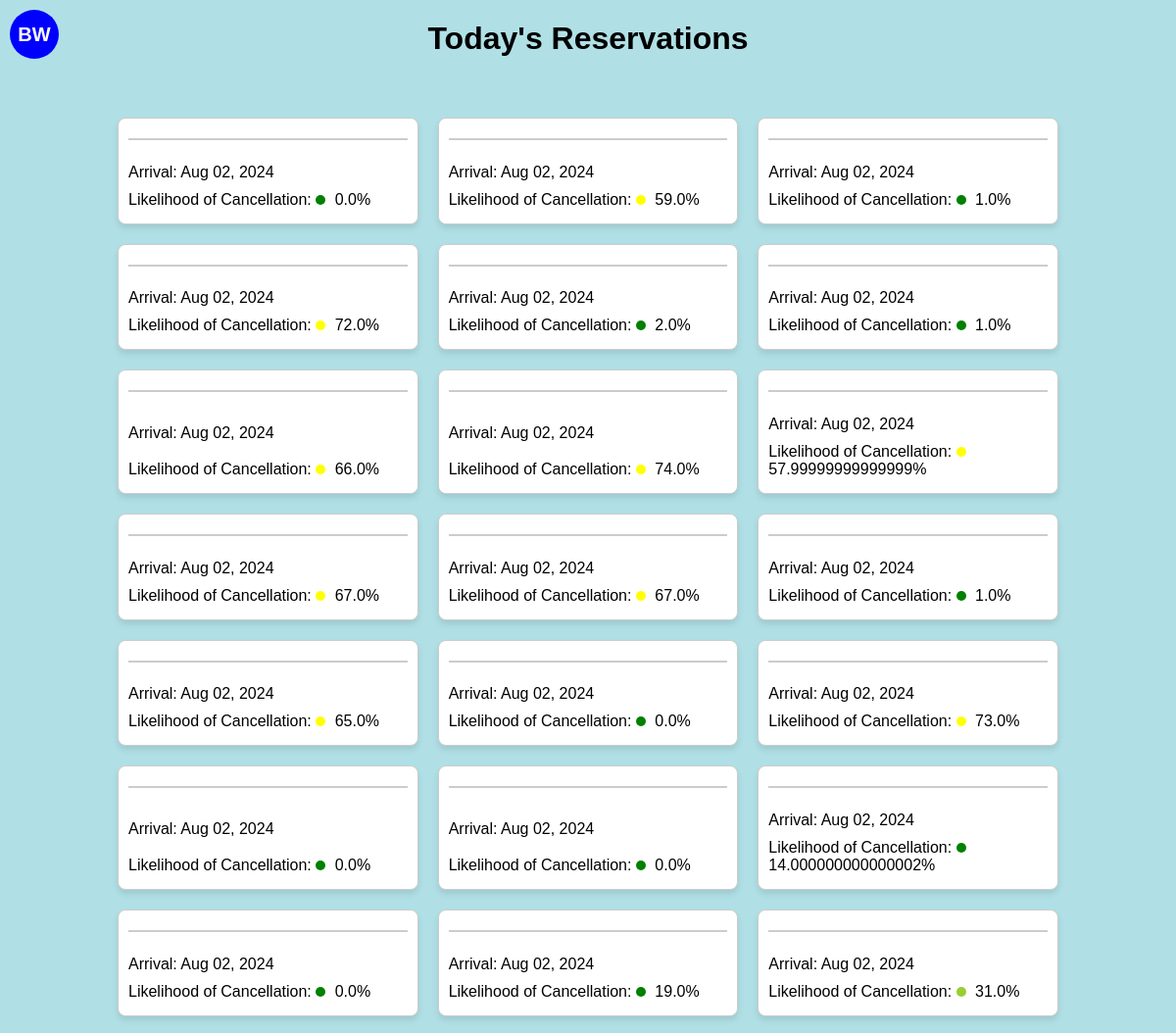
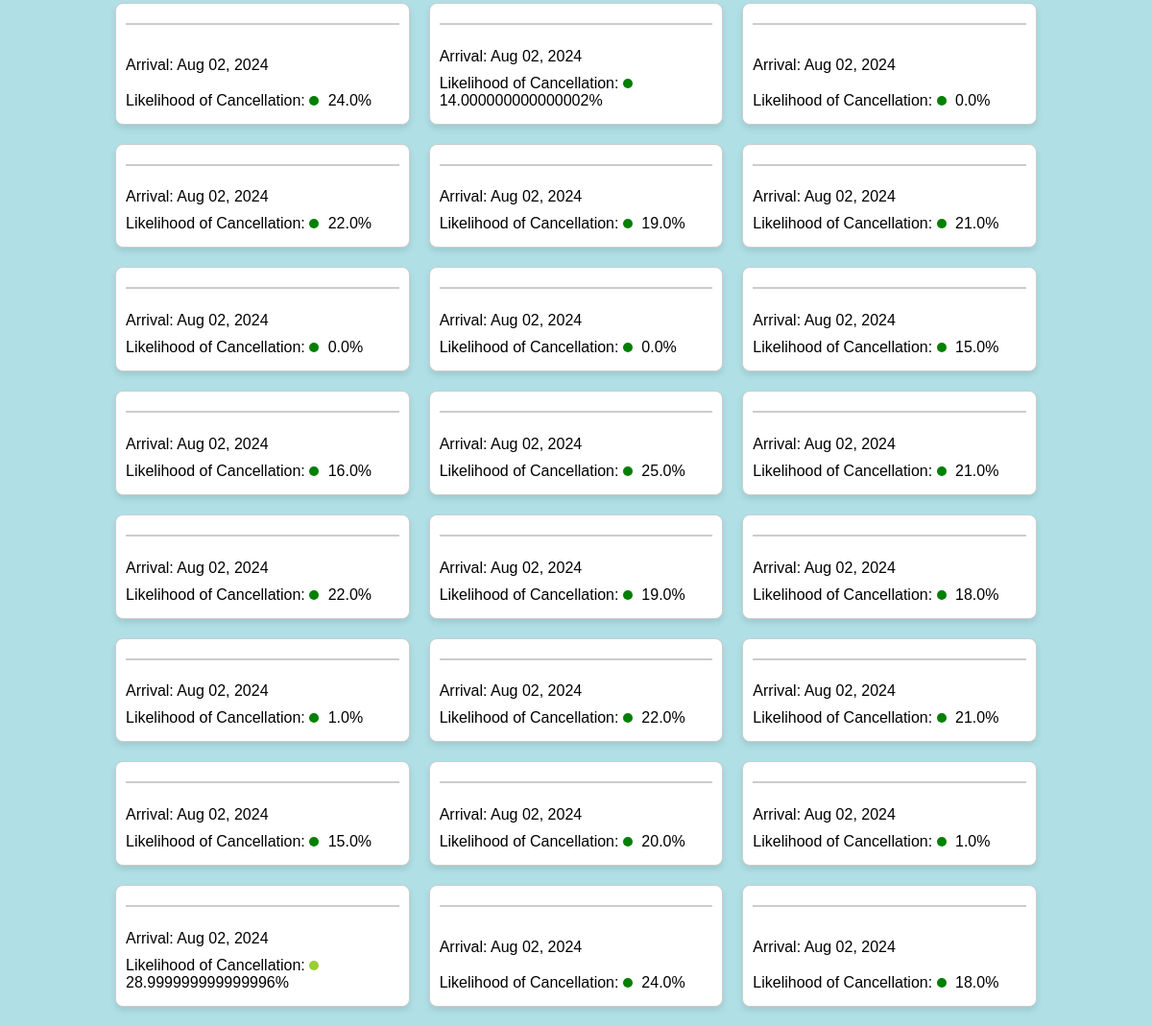
The page / on the database its author committed (2 pictures, top to bottom).
### cancellationPredictor/models.py (models this page shows, shortened)
class Booking(models.Model):
    month_of_booking = models.IntegerField()
    day_of_booking = models.IntegerField()
    weekday_of_booking = models.IntegerField()
    month_of_arrival = models.IntegerField()
    day_of_arrival = models.IntegerField()
    weekday_of_arrival = models.IntegerField()
    num_of_nights = models.IntegerField()
    is_repeated_guest = models.BooleanField()
    previous_stays = models.IntegerField()
    previous_cancellations = models.IntegerField()
    booking_to_arrival_duration = models.IntegerField()
    rate = models.DecimalField(max_digits=10, decimal_places=2)  # Assuming 'Rate' needs to handle decimals
    override = models.DecimalField(max_digits=10, decimal_places=2)  # Assuming 'Override' is a monetary value
    probability = models.DecimalField(max_digits=10, decimal_places=6)  # Storing probabilities with precision
    prediction = models.BooleanField()  # Assuming prediction is a binary outcome (True/False)
    guest_name = models.TextField()  # Adjust max_length as needed
    date_booking_made = models.DateField()
    scheduled_arrival = models.DateField()

### cancellationPredictor/views.py (the view)
# urls.py: path('', BookingListView.as_view(), name='booking-list'),
class BookingListView(ListView):
    model = Booking
    template_name = 'cancellationPredictor/booking_list.html'
    context_object_name = 'bookings'
    def get_queryset(self):
        today = timezone.localdate()
        today_arrivals = Booking.objects.filter(scheduled_arrival=today)
        fake = Faker()  # Create a Faker generator instance
        for booking in today_arrivals:
            booking.guest_name = fake.name()
        return today_arrivals

### cancellationPredictor/templatetags/custom_filters.py (called while the page is built)
@register.filter(name='multiply')
def multiply(value, arg):
    try:
        return float(value) * float(arg)
    except (ValueError, TypeError):
        return ''  # You might choose to handle the error differently.

### templates/cancellationPredictor/booking_list.html (shortened to what this page needs)
{% load custom_filters %}
<!DOCTYPE html>
<html>
<head>
</head>
<body>
    <div id="logo">BW</div>
    <h1>Today's Reservations</h1>
    <div class="grid-container">
        {% for booking in bookings %}
        <div class="card">
            <h3>{{ booking.guest_name }}</h3>
            <p>Arrival: {{ booking.scheduled_arrival|date:"M d, Y" }}</p>
            <p>Likelihood of Cancellation:
                <span class="probability-circle" style="background-color:
                    {% if booking.probability|multiply:100 < 25 %}
                        green
                    {% elif booking.probability|multiply:100 < 50 %}
                        yellowgreen
                    {% elif booking.probability|multiply:100 < 75 %}
                        yellow
                    {% else %}
                        red
                    {% endif %};
                "></span>
                {{ booking.probability|floatformat:2|multiply:100 }}%
            </p>
        </div>
        {% empty %}
        <p>No bookings available.</p>
        {% endfor %}
    </div>
</body>
</html>

### templates/cancellationPredictor/booking_list.html (style rules this page uses)
body { display: flex; flex-direction: column; align-items: center; justify-content: center; min-height: 100vh; margin: 0; font-family: Arial, sans-serif; background-color: #B0E0E6; }
#logo { position: absolute; top: 10px; left: 10px; width: 50px; height: 50px; background-color: #0000FF; border-radius: 50%; display: flex; justify-content: center; align-items: center; color: white; font-weight: bold; font-size: 20px; }
.grid-container { display: grid; grid-template-columns: repeat(auto-fill, minmax(250px, 1fr)); grid-gap: 20px; padding: 20px; width: 80%; max-width: 1000px; margin-top: 20px; }
.card { background-color: #FFFFFF; border: 1px solid #ccc; border-radius: 8px; box-shadow: 0 4px 6px rgba(0,0,0,0.1); padding: 10px; display: flex; flex-direction: column; justify-content: space-between; }
.card h3 { margin-top: 0; color: #333; border-bottom: 2px solid #ccc; padding-bottom: 10px; }
.card p { margin: 5px 0; }
.probability-circle { height: 10px; width: 10px; border-radius: 50%; display: inline-block; margin-right: 5px; }

### rows shown on the page
Booking: scheduled_arrival "Aug 02, 2024", probability|multiply "0.0"
Booking: scheduled_arrival "Aug 02, 2024", probability|multiply "59.0"
Booking: scheduled_arrival "Aug 02, 2024", probability|multiply "1.0"
Booking: scheduled_arrival "Aug 02, 2024", probability|multiply "72.0"
Booking: scheduled_arrival "Aug 02, 2024", probability|multiply "2.0"
Booking: scheduled_arrival "Aug 02, 2024", probability|multiply "1.0"
Booking: scheduled_arrival "Aug 02, 2024", probability|multiply "66.0"
Booking: scheduled_arrival "Aug 02, 2024", probability|multiply "74.0"
Booking: scheduled_arrival "Aug 02, 2024", probability|multiply "57.99999999999999"
Booking: scheduled_arrival "Aug 02, 2024", probability|multiply "67.0"
Booking: scheduled_arrival "Aug 02, 2024", probability|multiply "67.0"
Booking: scheduled_arrival "Aug 02, 2024", probability|multiply "1.0"
Booking: scheduled_arrival "Aug 02, 2024", probability|multiply "65.0"
Booking: scheduled_arrival "Aug 02, 2024", probability|multiply "0.0"
Booking: scheduled_arrival "Aug 02, 2024", probability|multiply "73.0"
Booking: scheduled_arrival "Aug 02, 2024", probability|multiply "0.0"
Booking: scheduled_arrival "Aug 02, 2024", probability|multiply "0.0"
Booking: scheduled_arrival "Aug 02, 2024", probability|multiply "14.000000000000002"
Booking: scheduled_arrival "Aug 02, 2024", probability|multiply "0.0"
Booking: scheduled_arrival "Aug 02, 2024", probability|multiply "19.0"
Booking: scheduled_arrival "Aug 02, 2024", probability|multiply "31.0"
Booking: scheduled_arrival "Aug 02, 2024", probability|multiply "24.0"
Booking: scheduled_arrival "Aug 02, 2024", probability|multiply "14.000000000000002"
Booking: scheduled_arrival "Aug 02, 2024", probability|multiply "0.0"
Booking: scheduled_arrival "Aug 02, 2024", probability|multiply "22.0"
Booking: scheduled_arrival "Aug 02, 2024", probability|multiply "19.0"
Booking: scheduled_arrival "Aug 02, 2024", probability|multiply "21.0"
Booking: scheduled_arrival "Aug 02, 2024", probability|multiply "0.0"
Booking: scheduled_arrival "Aug 02, 2024", probability|multiply "0.0"
Booking: scheduled_arrival "Aug 02, 2024", probability|multiply "15.0"
Booking: scheduled_arrival "Aug 02, 2024", probability|multiply "16.0"
Booking: scheduled_arrival "Aug 02, 2024", probability|multiply "25.0"
Booking: scheduled_arrival "Aug 02, 2024", probability|multiply "21.0"
Booking: scheduled_arrival "Aug 02, 2024", probability|multiply "22.0"
Booking: scheduled_arrival "Aug 02, 2024", probability|multiply "19.0"
Booking: scheduled_arrival "Aug 02, 2024", probability|multiply "18.0"
Booking: scheduled_arrival "Aug 02, 2024", probability|multiply "1.0"
Booking: scheduled_arrival "Aug 02, 2024", probability|multiply "22.0"
Booking: scheduled_arrival "Aug 02, 2024", probability|multiply "21.0"
Booking: scheduled_arrival "Aug 02, 2024", probability|multiply "15.0"
Booking: scheduled_arrival "Aug 02, 2024", probability|multiply "20.0"
Booking: scheduled_arrival "Aug 02, 2024", probability|multiply "1.0"
Booking: scheduled_arrival "Aug 02, 2024", probability|multiply "28.999999999999996"
Booking: scheduled_arrival "Aug 02, 2024", probability|multiply "24.0"
Booking: scheduled_arrival "Aug 02, 2024", probability|multiply "18.0"
